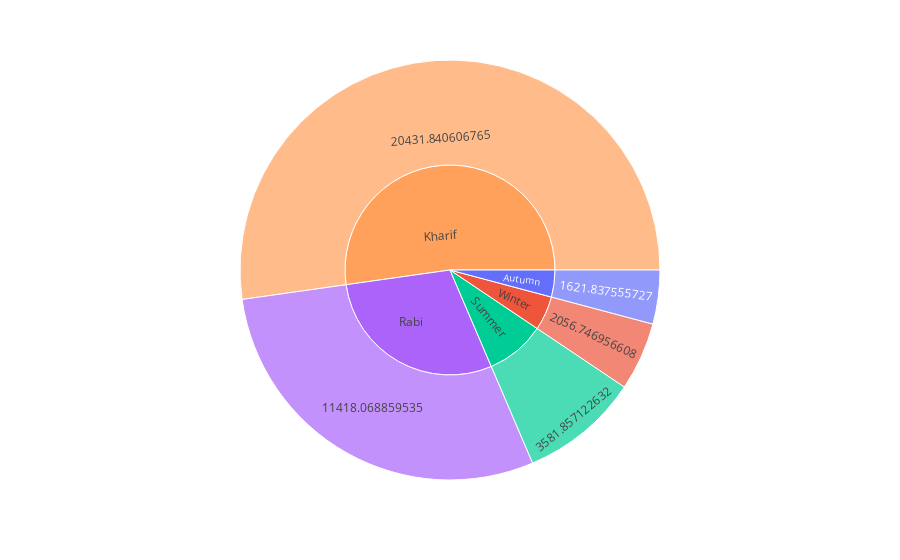

The notebook cell this image was saved under:
### Code cell
fig = px.sunburst(df_season, path=[df_season.index, 'Yield'], values='Yield',
                  color=df_season.index, hover_data=['Yield'])                
fig.show()

### Figure 1 — Plotly figure (JSON) as saved in the notebook; plotly's stock layout.template omitted (floating-point values rounded to 4 significant figures)
{"data": [{"branchvalues": "total", "customdata": [[1622.0, "Autumn     "], [2057.0, "Winter     "], [3582.0, "Summer     "], [11420.0, "Rabi       "], [20430.0, "Kharif     "], [1622.0, "Autumn     "], [20430.0, "Kharif     "], [11420.0, "Rabi       "], [3582.0, "Summer     "], [2057.0, "Winter     "]], "domain": {"x": [0, 1], "y": [0, 1]}, "hovertemplate": "labels=%{label}<br>Yield=%{customdata[0]}<br>parent=%{parent}<br>id=%{id}<br>Season=%{customdata[1]}<extra></extra>", "ids": ["Autumn     /1621.837555727", "Winter     /2056.746956608", "Summer     /3581.857122632", "Rabi       /11418.068859535", "Kharif     /20431.840606765", "Autumn     ", "Kharif     ", "Rabi       ", "Summer     ", "Winter     "], "labels": ["1621.837555727", "2056.746956608", "3581.857122632", "11418.068859535", "20431.840606765", "Autumn     ", "Kharif     ", "Rabi       ", "Summer     ", "Winter     "], "marker": {"colors": ["#636efa", "#EF553B", "#00cc96", "#ab63fa", "#FFA15A", "#636efa", "#FFA15A", "#ab63fa", "#00cc96", "#EF553B"]}, "name": "", "parents": ["Autumn     ", "Winter     ", "Summer     ", "Rabi       ", "Kharif     ", "", "", "", "", ""], "type": "sunburst", "values": [1622.0, 2057.0, 3582.0, 11420.0, 20430.0, 1622.0, 20430.0, 11420.0, 3582.0, 2057.0]}], "layout": {"legend": {"tracegroupgap": 0}, "margin": {"t": 60}}}
